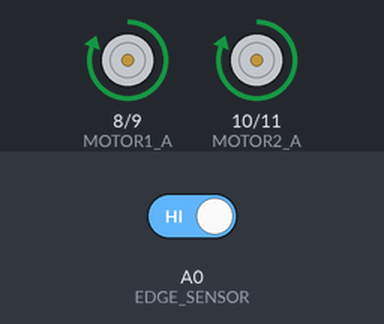
A sketch run on a simulated Arduino Uno, built with avr-gcc and run on an emulated ATmega328P. Shown: motor-driver pin pairs drawn as motors (green arrow = first pin HIGH = forward, orange = second pin HIGH = backward, longer = more drive). The test bench sets the inputs (shaded band); at power-on: A0 (EDGE_SENSOR) HIGH.

Above: at 1.2 s.
1.3 s: A0 (EDGE_SENSOR) driven LOW
At 1.7 s:
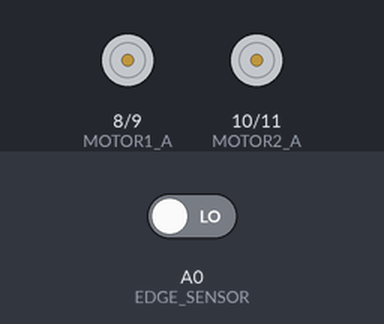
At 2.6 s:
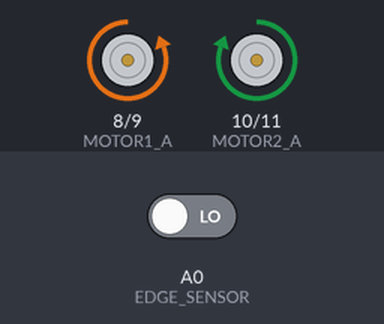
4.3 s: A0 (EDGE_SENSOR) driven HIGH
At 5.6 s:
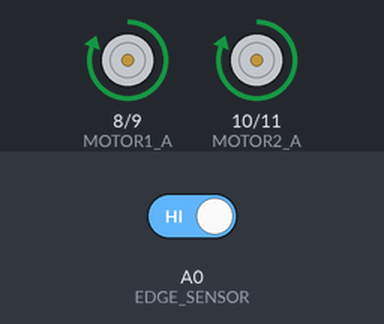
Timing chart, 0 to 7.3 s (numbered marks = the images above; inputs shaded):
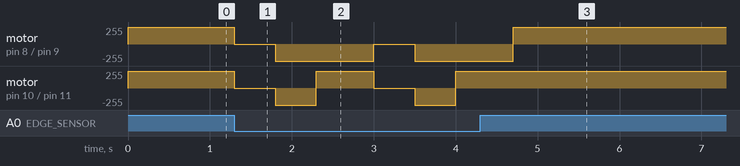

The sketch:

Edge_Detection.ino
```cpp
// Motor Pins
#define MOTOR1_A 8  // Motor 1 pin A
#define MOTOR1_B 9  // Motor 1 pin B
#define MOTOR2_A 10 // Motor 2 pin A
#define MOTOR2_B 11 // Motor 2 pin B

// Edge Sensor Pin
#define EDGE_SENSOR A0

void setup() {
  // Set motor pins as output
  pinMode(MOTOR1_A, OUTPUT);
  pinMode(MOTOR1_B, OUTPUT);
  pinMode(MOTOR2_A, OUTPUT);
  pinMode(MOTOR2_B, OUTPUT);

  // Set edge sensor pin as input
  pinMode(EDGE_SENSOR, INPUT);
}

void loop() {
  // Read edge sensor
  int edgeDetected = digitalRead(EDGE_SENSOR);

  if (edgeDetected == LOW) {

    digitalWrite(MOTOR1_A, LOW); // Stop Motor 1
    digitalWrite(MOTOR1_B, LOW);
    digitalWrite(MOTOR2_A, LOW); // Stop Motor 2
    digitalWrite(MOTOR2_B, LOW);
    delay(500);

    digitalWrite(MOTOR1_A, LOW);
    digitalWrite(MOTOR1_B, HIGH); // Motor 1 Backward
    digitalWrite(MOTOR2_A, LOW);
    digitalWrite(MOTOR2_B, HIGH); // Motor 2 Backward
    delay(500);

    digitalWrite(MOTOR1_A, LOW);
    digitalWrite(MOTOR1_B, HIGH); // Motor 1 Backward
    digitalWrite(MOTOR2_A, HIGH);
    digitalWrite(MOTOR2_B, LOW);  // Motor 2 Forward
    delay(700);
  }
  else
  {
    digitalWrite(MOTOR1_A, HIGH);
    digitalWrite(MOTOR1_B, LOW); // Motor 1 Forward
    digitalWrite(MOTOR2_A, HIGH);
    digitalWrite(MOTOR2_B, LOW); // Motor 2 Forward
  }
}
```

Measured:
- after the input at 1.3 s, motor on pin 8 (MOTOR1_A) / pin 9 (MOTOR1_B): alternates backward 255/255 for 1.2 s and stopped for 0.50 s, starting at once; motor on pin 10 (MOTOR2_A) / pin 11 (MOTOR2_B): forward 255/255 → stopped at once, → backward 255/255 0.50 s later, → forward 255/255 0.50 s later, → stopped 0.70 s later, … (6 changes in this stretch)
- after the input at 4.3 s, motor on pin 10 (MOTOR2_A) / pin 11 (MOTOR2_B): stops changing and stays forward 255/255
